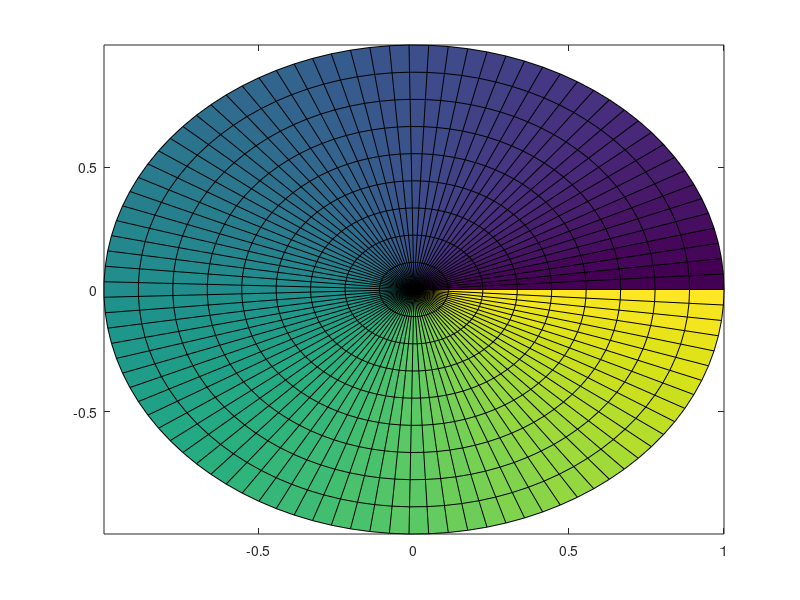

Source code (MATLAB): (Note: this script raises an error after producing the figure.)
function [] = DrawHueCircle(radius)
%DrawHueCircle  draws the hue circle.
%
% inputs
%   radius  the radius of the circle, default is 1.
%

if nargin < 1
  radius = 1;
end

radii = linspace(0, radius, 10);
theta = linspace(0, 2 * pi, 100);
[rag, thg] = meshgrid(radii, theta);
[x, y] = pol2cart(thg, rag);
pcolor(x, y, thg);
colormap(LabColourMap);

shading('flat');
axis('equal');

xlim([-radius, radius]);
ylim([-radius, radius]);

end
